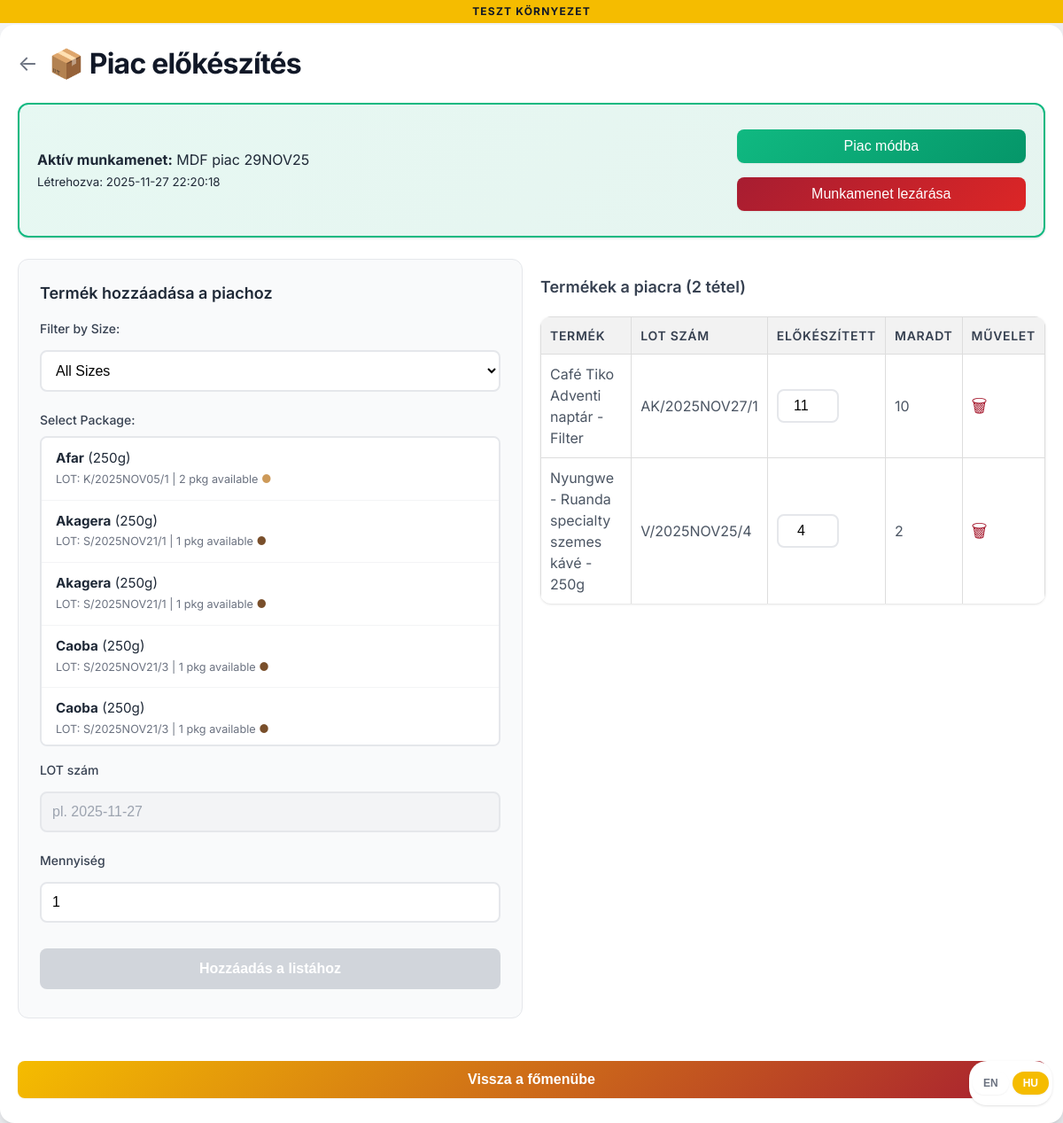
The app's page /prepare_market (signed in), older data.
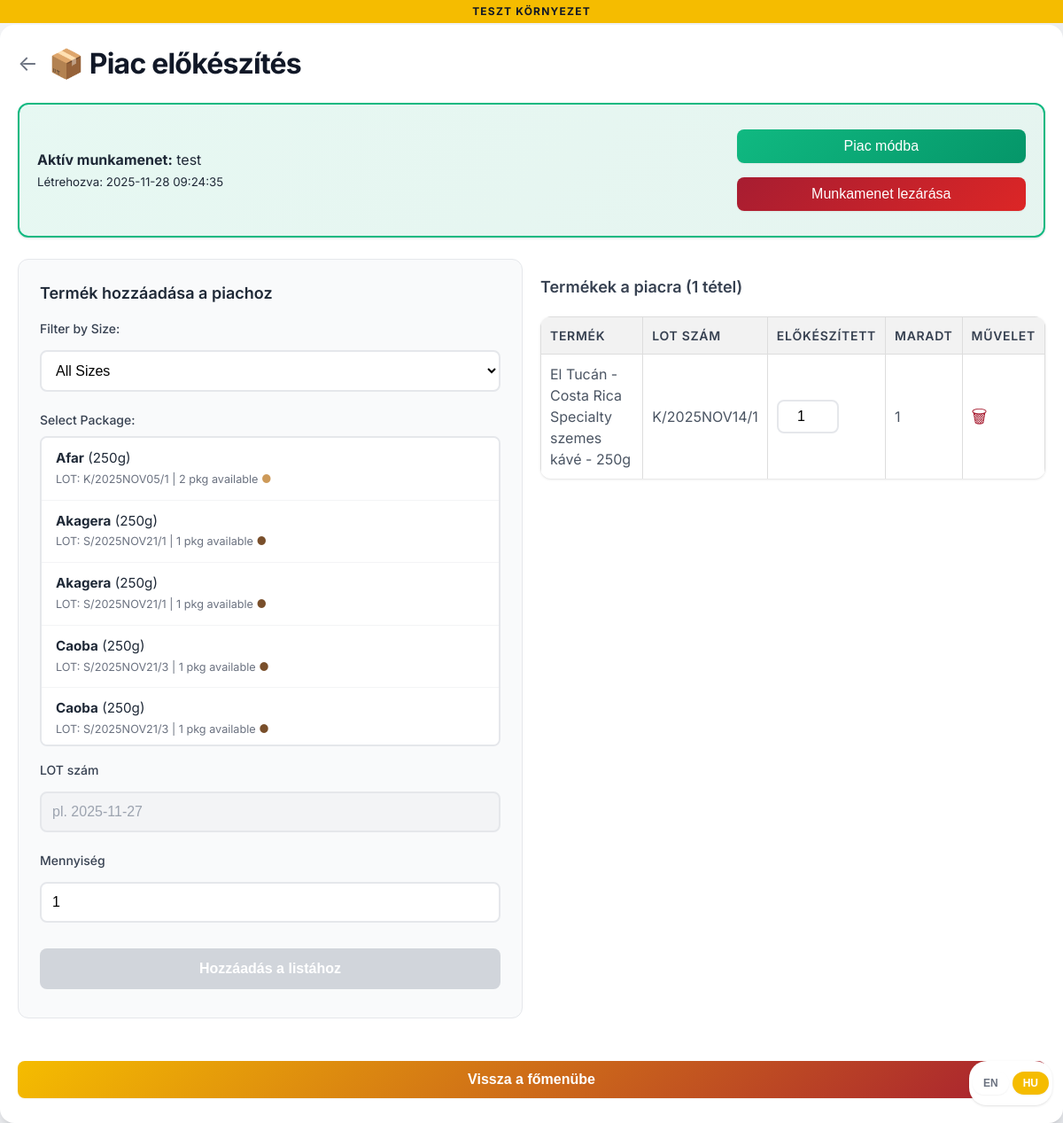
The same page, newer data.
### tables this page shows
CREATE TABLE market_sessions (
                id INTEGER PRIMARY KEY,
                name TEXT NOT NULL,
                created_at TIMESTAMP DEFAULT CURRENT_TIMESTAMP,
                closed_at TIMESTAMP
            , initial_cash REAL DEFAULT 0, location TEXT, staff TEXT, notes TEXT, actual_cash REAL);

CREATE TABLE market_session_items (
                id INTEGER PRIMARY KEY,
                session_id INTEGER NOT NULL,
                item_id INTEGER NOT NULL,
                lot_number TEXT NOT NULL,
                quantity_prepared INTEGER NOT NULL,
                quantity_remaining INTEGER NOT NULL, production_batch_id INTEGER,
                FOREIGN KEY (session_id) REFERENCES market_sessions (id),
                FOREIGN KEY (item_id) REFERENCES items (id)
            );

CREATE TABLE items (
                id INTEGER PRIMARY KEY,
                name TEXT NOT NULL,
                price REAL,
                vat TEXT DEFAULT '27%',
                category_id INTEGER,
                image_url TEXT,
                description TEXT, source TEXT DEFAULT 'manual', attributes TEXT, archived INTEGER DEFAULT 0, updated_at TIMESTAMP, deleted_at TIMESTAMP,
                FOREIGN KEY (category_id) REFERENCES categories (id)
            );

### app.py (the view)
@app.route('/prepare_market')
@login_required
def prepare_market():
    active_session = get_active_market_session()
    items = query_db("SELECT * FROM items WHERE COALESCE(archived, 0) = 0")
    categories = query_db("SELECT * FROM categories")
    packaged_products = get_packaged_products()
    session_items = []
    if active_session:
        session_items = query_db("""
            SELECT msi.id, msi.item_id, msi.lot_number, msi.quantity_prepared, msi.quantity_remaining,
                   i.name, i.price, i.image_url
            FROM market_session_items msi
            JOIN items i ON msi.item_id = i.id
            WHERE msi.session_id = ?
            ORDER BY i.name, msi.lot_number
        """, [active_session[0]])
    return render_template('prepare_market.html',
                          active_session=active_session,
                          items=items,
                          categories=categories,
                          session_items=session_items,
                          packaged_products=packaged_products,
                          billingo_env=BILLINGO_ENV)

### app.py (called while the page is built)
def query_db(query: str, args: tuple = (), one: bool = False) -> list | sqlite3.Row | None:
    conn = sqlite3.connect(DATABASE)
    conn.row_factory = sqlite3.Row
    cur = conn.cursor()
    cur.execute(query, args)
    rv = cur.fetchall()
    conn.commit()
    conn.close()
    return (rv[0] if rv else None) if one else rv

def login_required(f):
    @wraps(f)
    def decorated_function(*args, **kwargs):
        if 'user_id' not in session:
            if request.is_json:
                return jsonify({"status": "error", "message": "Authentication required"}), 401
            return redirect(url_for('login', next=request.url))
        if 'last_activity' in session:
            last_activity = datetime.fromisoformat(session['last_activity'])
            if datetime.now() - last_activity > timedelta(minutes=SESSION_TIMEOUT_MINUTES):
                session.clear()
                if request.is_json:
                    return jsonify({"status": "error", "message": "Session expired"}), 401
                return redirect(url_for('login', next=request.url))
        session['last_activity'] = datetime.now().isoformat()
        return f(*args, **kwargs)
    return decorated_function

### templates/prepare_market.html (shortened to what the changed rows need)
<!DOCTYPE html>
<html lang="en">
<head>
    <link rel="stylesheet" href="{{ url_for('static', filename='style.css') }}">
</head>
<body>
    <div class="container">
        <div class="page-title">
            <h1 data-i18n="prepareMarketTitle">📦 Prepare Market</h1>
        </div>
        <div class="session-header {{ 'session-active' if active_session else 'session-inactive' }}">
            {% if active_session %}
                <div>
                    <strong data-i18n="activeSession">Active Session:</strong> {{ active_session[1] }}<br>
                    <small><span data-i18n="created">Created:</span> {{ active_session[2] }}</small>
                </div>
                <div>
                    <button class="btn-success" onclick="location.href='/market_mode'" data-i18n="goToMarketMode">Go to Market Mode</button>
                    <button class="btn-danger" onclick="closeSession()" data-i18n="closeSession">Close Session</button>
                </div>
            {% endif %}
        </div>
        {% if active_session %}
        <div class="columns">
            <div class="left-column">
                <div class="add-item-form">
                    <h3 data-i18n="addProductToMarket">Add Packaged Product to Market</h3>
                    <div class="filter-section">
                        <label for="packageFilter" data-i18n="filterBySize">Filter by Size:</label>
                        <select id="packageFilter" onchange="filterPackages()">
                            <option value="all" data-i18n="allSizes">All Sizes</option>
                        </select>
                    </div>
                    <label for="packageSelect" data-i18n="selectPackage">Select Package:</label>
                    <div id="itemSelect">
                        {% if packaged_products %}
                        {% for pkg in packaged_products %}
                        <div class="item-option package-option"
                             data-id="{{ pkg.id }}"
                             data-lot="{{ pkg.production_lot }}"
                             data-qty="{{ pkg.quantity }}"
                             data-type="{{ pkg.production_type }}"
                             data-size="{{ pkg.package_size_g }}"
                             data-name="{{ pkg.product_name }}"
                             data-roast="{{ pkg.roast_level }}"
                             onclick="selectPackage(this)">
                            <strong>{{ pkg.product_name }}</strong> ({{ pkg.package_size_g }}g)
                            <br>
                            <small style="color: var(--gray-500);">
                                LOT: {{ pkg.production_lot }} | {{ pkg.quantity }} pkg available
                                {% if pkg.roast_level == 'K' %}<span style="color: #cd9a59;">●</span>{% endif %}
                                {% if pkg.roast_level == 'S' %}<span style="color: #794f2b;">●</span>{% endif %}
                            </small>
                        </div>
                        {% endfor %}
                        {% else %}
                        <div style="padding: 20px; text-align: center; color: var(--gray-500);">
                            No packaged products available.<br>
                            <small><a href="{{ url_for('roast_tracker.production') }}">Go to Production</a> to package some coffee first.</small>
                        </div>
                        {% endif %}
                    </div>
                    <label for="lotNumber" data-i18n="lotNumber">LOT Number:</label>
                    <input type="text" id="lotNumber" readonly style="background: var(--gray-100);" data-i18n-placeholder="lotNumberPlaceholder" placeholder="Auto-filled from package">
                    <label for="quantity" data-i18n="quantity">Quantity (packages):</label>
                    <input type="number" id="quantity" value="1" min="1" required>
                    <button onclick="addItem()" id="addItemBtn" disabled data-i18n="addToMarketList">Add to Market List</button>
                </div>
            </div>
            <div class="right-column">
                <h3><span data-i18n="productsForMarket">Products for Market</span> ({{ session_items|length }} <span data-i18n="entries">entries</span>)</h3>
                <table class="session-items-table">
                    <thead>
                        <tr>
                            <th data-i18n="product">Product</th>
                            <th data-i18n="lotNumber">LOT Number</th>
                            <th data-i18n="qtyPrepared">Qty Prepared</th>
                            <th data-i18n="qtyRemaining">Qty Remaining</th>
                            <th data-i18n="action">Action</th>
                        </tr>
                    </thead>
                    <tbody id="sessionItemsBody">
                        {% for item in session_items %}
                        <tr data-id="{{ item[0] }}">
                            <td>{{ item[5] }}</td>
                            <td>{{ item[2] }}</td>
                            <td>
                                <input type="number" class="quantity-input" value="{{ item[3] }}" min="0"
                                       onchange="updateQuantity({{ item[0] }}, this.value)">
                            </td>
                            <td>{{ item[4] }}</td>
                            <td>
                                <span class="remove-btn" onclick="removeItem({{ item[0] }})">&#128465;</span>
                            </td>
                        </tr>
                        {% else %}
                        <tr>
                            <td colspan="5" style="text-align: center;">No items added yet</td>
                        </tr>
                        {% endfor %}
                    </tbody>
                </table>
            </div>
        </div>
        {% endif %}
    </div>
</body>
</html>

Row changes from the older to the newer data that the page shows:
removed market_sessions: name "MDF piac 29NOV25", created_at "2025-11-27 22:20:18"
removed market_session_items: name "Café Tiko Adventi naptár - Filter", lot_number "AK/2025NOV27/1", quantity_prepared "11", quantity_remaining "10"
removed market_session_items: name "Nyungwe - Ruanda specialty szemes kávé - 250g", lot_number "V/2025NOV25/4", quantity_prepared "4", quantity_remaining "2"
now on this page (row edited): market_sessions: name "test", created_at "2025-11-28 09:24:35"
now on this page (row edited): market_session_items: name "El Tucán - Costa Rica Specialty szemes kávé - 250g", lot_number "K/2025NOV14/1", quantity_prepared+id "1", quantity_remaining "1"
Text that changed along with them:
{{ session_items|length }}: "2" → "1"
